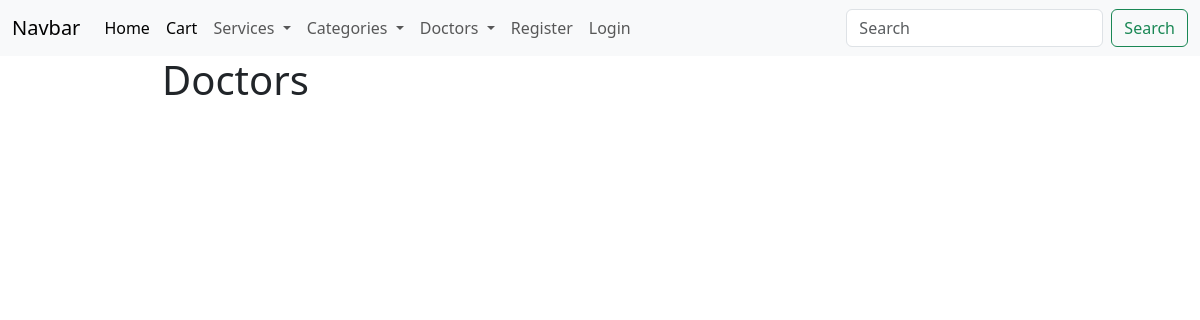
/doctors/, run on an earlier commit of the app's database.
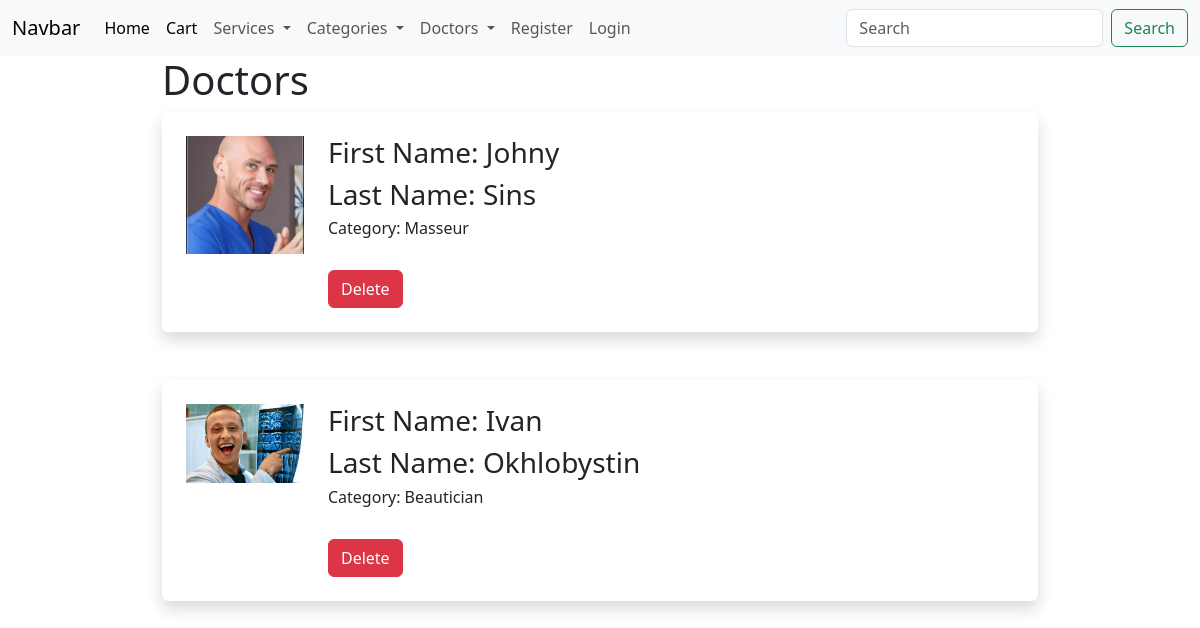
And on a later commit of the database.
### beautyapp/models.py (models this page shows, shortened)
class Doctor(models.Model):
    first_name = models.CharField(max_length=50)
    last_name = models.CharField(max_length=50)
    birth_date = models.DateField()
    image = models.ImageField(
        upload_to='images/%Y/%m/%d', blank=True, null=True, default='images/no_image.png')
    category = models.CharField(max_length=50)
    created = models.DateTimeField(auto_now_add=True)

### beautyapp/views.py (the view)
# urls.py: path('doctors/', views.doctor_list, name='doctor_list'),
def doctor_list(request):
    doctors = Doctor.objects.all()
    context = {
        'doctors': doctors,
    }
    return render(request,'doctors/doctor_list.html', context)

### beautyapp/templates/doctors/doctor_list.html
{% extends 'beautyapp/base.html' %}
{% block content %}
<div class="container-fluid">
    <div class="row justify-content-center">
        <div class="col-9">
            <h1>Doctors</h1>
            {% for doctor in doctors %}
            <div class="shadow p-4 mb-5 bg-body rounded">
                <div class="row">
                    <div class="col-2">
                        {% if doctor.image %}
                        <img class="card-img-top" src="{{ doctor.image.url }}" alt="Card image cap">
                        {% endif %}
                    </div>
                    <div class="col-10">
                        <h3>First Name: {{ doctor.first_name }}</h3>
                        <h3>Last Name: {{ doctor.last_name }}</h3>
                        <h6>Category: {{ doctor.category }}</h6>
                        <br>
                        <a href="{% url 'delete_doctor' doctor.id %}" class="btn btn-danger">Delete</a>
                    </div>
                </div>
            </div>
            {% endfor %}
        </div>
    </div>
</div>
{% endblock %}

What changed in the data, as far as the page shows it:
added Doctor: image (picture), first_name "Johny", last_name "Sins", category "Masseur"
added Doctor: image (picture), first_name "Ivan", last_name "Okhlobystin", category "Beautician"
